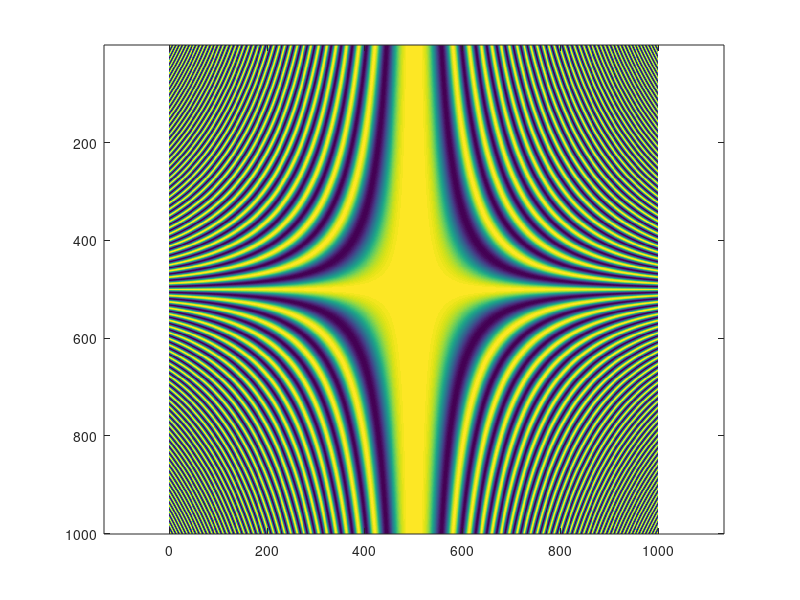

This chart was generated by the following MATLAB code: (Note: this script raises an error after producing the figure.)
function trigonometricPattern
% Function generate colorful pattern using 2d trigonometric function. There
% is no input and output argument for this function. This function also
% saves the generated image as png image in the current working directory.
% The image saved is indexed image.
%
% To visualize 1d trigonometric function a=sin(2pi*t) 2d space is required.
% First dimension(i.e. x axis) will represent time t and second dimension
% (i.e. y axis) will represent amplitude a of the function. If the
% trigonometric function has 2 variables z = sin(t+k) then 3d space is
% required to visualize it. Third dimension will represent the amplitude of
% the function. The 3rd dimension can be replaced by colors. A linear
% colormap can be used to represent the amplitude of 2d function. Using
% approach results in an image rather than 3d surface.
%
% The ouptut is saved as indexed image because RGB image is big.
%
% This matlab function has 2 parts one for user input and saving the image,
% second for generating the amplitude using trigonometric function. It also
% return a 2x3 array of color range that can be used to generate a linear
% color map
%
MAX_PATTERN = 117; %there are 117 different pattern for now
prompt = {'Enter choice:'};

dlg_title = ['1 to ' num2str(MAX_PATTERN)];
num_lines = 1;
def = {'1'};
answer = inputdlg(prompt,dlg_title,num_lines,def);

% some error hadling
if isempty(answer)
    error('enter a choice');
end

choice = str2num(answer{1});
if isempty (choice)
    error('enter a number');
elseif (choice < 1) || (choice > MAX_PATTERN)
    error(['enter a number between 1 to ' num2str(MAX_PATTERN)]);
end

% get the amplitude based on the choice
[zval,colorRange] = calculatePattern(choice);


% zval vary from negative to positive
% to show indexed image get min and max value in array

zval_min = min(zval(:));
zval_max = max(zval(:));

clims = [zval_min zval_max];
caxis(clims);
imagesc(zval,clims);
axis equal

outImage = 3; %this value decides the output image type
switch outImage
    case 1 % indexed image with 256 color
        %number of colors to represent the amplitude of function.
        nColor = 256;
        cmap = getColors(colorRange, nColor);
        colormap(cmap);
        zval2 = (zval - zval_min);
        zval2 = zval2./max(zval2(:));
        zval2 = uint8(nColor*zval2);
        imwrite(zval2, cmap, ['trig2pattern_' num2str(choice) '.png'], 'png');
        
    case 2 % indexed image with 32 color
        %number of colors to represent the amplitude of function.
        nColor = 32;
        cmap = getColors(colorRange, nColor);
        colormap(cmap);
        zval2 = (zval - zval_min);
        zval2 = zval2./max(zval2(:));
        zval2 = uint8(nColor * zval2);
        imwrite(zval2, cmap, ['trig3pattern_' num2str(choice) '.png'], 'png');
        
    case 3 %indexed image with dithering
        nColor = 256;
        cmap = getColors(colorRange, nColor);
        colormap(cmap);
        rgb = sc(zval, clims, cmap); %sc function apply dithering to RGB
        [X,map] = rgb2ind(rgb, nColor);
        imwrite(X, map, ['trigpattern_' num2str(choice) '.png'],'png');
end
axis equal
end

function cmap = getColors(colorRange, nColor)
% A wrapper function for makeColorMap. It will return color map based on
% the colorRange array and nColors.
if size(colorRange,1) == 2
    cmap = makeColorMap(colorRange(1,:), colorRange(2,:), nColor)
else
    cmap = makeColorMap(colorRange(1,:)...
        , colorRange(2,:)...
        , colorRange(3,:)...
        , nColor);
end
end %getColor ends

function [zval,colorRange] = calculatePattern(type)
%the ouput image resolution will be 1000x1000
WIDTH = 1000; %number of points in x axis
HEIGHT = 1000; %number of points in y axis
theta = 2*pi;
%Generate linearly spaced points from -theta to theta
x = linspace(-theta, theta, WIDTH);
y = linspace(-theta, theta, HEIGHT);

% Create a linear 2d grid
% X is 2d a array, column value are varying and row values are constant
% Y is 2d a array, row value are varying and column values are constant
[X, Y] = ndgrid(x, y);

% Allocate space for output
zval = zeros(WIDTH, HEIGHT);
colorRange = [1 1 1;0 0 0];
switch type
    case 1
        %calculate points using function
        zval = cos(X.*(Y.^2));
        colorRange = [1 1 1;0 0 0];
        
    case 2
        zval = abs((sin(2*(X.^2+Y.^2))));
        colorRange = [1 1 1; 0.57 0.8 0.96; 0 0 0];
        
    case 3
        zval =  cos(X.^3+Y.^3);
        colorRange =[1 1 1; 0.27 0.68 0.86; 0 0 0];
        
    case 4
        zval = sin((X.^4+Y.^4));
        colorRange = [0.27 0.168 0.2; 1 1 1; 0 0 0];
        
    case 5
        zval = sin(sin(cos(X+Y).*sin(Y-X).*Y)...
            -cos(sin(Y-X).*cos(X+Y).*X))...
            .*cos(sin(cos(X+Y).*sin(Y-X).*Y)...
            -cos(sin(Y-X).*cos(X+Y).*X));
        colorRange = [1 1 1; 0.27 0.168 0.2; 0.76 0.81 0.4];
        
    case 6
        zval = cos(X./Y+Y./X);
        colorRange = [1 1 1; 0.27 0.168 0.2; 0.76 0.81 0.4];
        
    case 7
        zval = cos((Y).*sin(X).*cos(Y)).^3+sin((X).*sin(Y).*sin(X)).^3;
        colorRange = [0.127 0.2368 0.32; 1 1 1; 0.176 0.181 0.174];
        
    case 8
        zval =  cos(cos(X.^2).*sin(Y)).^2-sin(sin(X).*cos(Y.^2)).^2;
        colorRange = [1 1 1; 0.17 0.368 0.32; 0.46 0.81 0.84];
        
    case 9
        zval =  cos(cos(X.^2)+sin(Y.^2)).*sin(sin(X).*cos(Y));
        colorRange =[1 1 1; 0.127 0.2368 0.32; 0.276 0.81 0.74];
        
    case 10
        zval = cos(cos(X.^2)+sin(Y.^2));
        colorRange = [0.127 0.2368 0.32; 1 1 1; 0.176 0.181 0.174];
        
    case 11
        zval = sin(sin(Y.^2-X.^2)-Y.^2+cos(X.^2-Y.^2)-X.^2);
        colorRange = [0.127 0.228 0.26; 1 1 1; 0.176 0.341 0.374];
        
    case 12
        zval = sin(sin(Y.^2+X.^2)-Y+cos(X.^2+Y.^2)+X);
        colorRange = [0 0 0; 0.4375 0.5625 0.5625;1 1 1];
        
    case 13
        zval = sin(sin(Y.^2+X.^2)-Y.^2+sin(X.^2+Y.^2)+X.^2);
        colorRange = [1 1 1; 0 0 0];
        
    case 14
        zval = sin(sin(X).*cos(Y).*Y+cos(Y).*sin(X).*X);
        colorRange = [1 1 1; 0.127 0.2368 0.32; 0.176 0.781 0.874];
        
    case 15
        zval = sin(tan(2.*X)./Y + tan(2.*Y)./X);
        colorRange = [0 0 0; 0.4375 0.5625 0.5625;1 1 1];
        
    case 16
        zval = sin(cos(X)./cos(Y)+cos(Y)./cos(X));
        colorRange = [1 1 1; 0.5625 0.4375 0.4375; 0 0 0];
        
    case 17
        zval = sin(sin(X).^3./sin(X).^1.*sin(Y).^3./cos(Y).^1);
        colorRange = [1 1 1; 0.5625 0.4375 0.4375; 0 0 0];
        
    case 18
        zval = sin(sin(2*X).*cos(2*Y).^2.*Y+cos(2*Y).^2.*sin(2*X).*X-X);
        colorRange = [1 1 1; 0.2368 0.32 0.127; 0.176 0.874 0.781];
        
    case 19
        zval = sin(sin(cos(X+Y).*sin(Y-X).*Y)...
            -cos(sin(Y-X).*cos(X+Y).*X))...
            .*cos(sin(cos(X+Y).*sin(Y-X).*Y)...
            -cos(sin(Y-X).*cos(X+Y).*X));
        colorRange = [1 1 1; 0.7 0.5 0.6; 1 0.9 0.7];
        
    case 20
        zval = sin(sin(cos(X+Y).*sin(Y-X).*Y.^2)...
            -cos(sin(Y-X).*cos(X+Y).*X.^2))...
            +cos(sin(cos(X+Y).*sin(X-Y).*Y.^2)...
            -cos(sin(X-Y).*cos(X+Y).*X.^2));
        colorRange = [1 1 1; 0.7 0.5 0.6; 0.9 0.5 0.2];
        
    case 21
        zval = sin(6.*(cos(X+Y)-sin(X-Y))...
            +(sin(Y-X)+cos(X+Y)))...
            -cos(4.*(cos(X+Y)+sin(X-Y))...
            -(sin(X-Y)+cos(X+Y)));
        colorRange = [1 1 1; 0.27 0.35 0.26; 0.39 0.8 0.87];
        
    case 22
        zval = sin((3.*cos(X+Y).*sin(X+Y).*X)...
            +(2.*sin(Y-X).*cos(X-Y).*Y))...
            +cos((2.*cos(X+Y).*sin(X+Y).*Y)...
            -(3.*sin(X-Y).*cos(Y-X).*X));
        colorRange = [1 1 1; 0.28 0.13 0.34; 1 0.9 0.7];
        
    case 23
        zval = cos(2-18.*cos(X-Y).*sin(X+Y).^9) ...
            -sin(2+18.*sin(X+Y).*cos(Y-X).^8);
        colorRange = [1 1 1; 0.18 0.23 0.24; 0.45 0.77 0.89];
        
    case 24
        zval = cos(sin(Y-X).*cos((sin(X-Y).^2) ...
            .*(sin(X+Y)).*X).^2).^2 ...
            +sin(cos(X-Y).*sin((cos(X-Y).^2) ...
            .*(cos(X+Y)).*Y).^2).^2;
        colorRange = [1 1 1; 0.28 0.3 0.34; 0.66 0.7 0.87];
        
    case 25
        zval = cos(sin(Y-X).^2.*cos((sin(X-Y).^2) ...
            .*(sin(X+Y)).*X)) ...
            -sin(cos(X-Y).^2.*sin((cos(X-Y).^2) ...
            .*(cos(X+Y)).*Y));
        colorRange = [0.7 0.825 0.26; 0.29 0.34 0.38; 1 1 1];
        
    case 26
        zval = cos(sin(Y-X).^3.*cos((sin(X-Y).^3) ...
            .*(sin(X+Y)).*Y)).^2 ...
            -sin(cos(X-Y).^3.*sin((cos(X-Y).^3) ...
            .*(cos(X+Y)).*X)).^2;
        colorRange = [0.33 0.45 0.24; 1 1 1; 0.19 0.25 0.36];
        
    case 27
        zval =  cos(4.*sin(6.*(sin(X-Y).^5).*(cos(Y-X))).^3) ...
            -sin(4.*cos(6.*(cos(X+Y).^3).*(sin(Y-X))).^5);
        colorRange = [1 1 1; 0.43 0.3 0.324; 0.86 0.6 0.88];
        
    case 28
        zval = cos(3.*(sin(X-Y).^3.*(cos(X+Y).^3).*Y)) ...
            -sin(3.*(cos(X+Y).^3.*(sin(Y-X).^3).*X));
        colorRange = [1 1 1; 0.3 0.4 0.4; 1 1 0.5];
        
    case 29
        zval = cos(3.*sin(X).*sin(Y).*sin(X+Y) .*cos(Y-X).*Y) ...
            -sin(3.*cos(Y).*cos(X).*cos(X-Y) .*sin(X+Y).*X);
        colorRange = [1 1 1; 0.385 0.2681 0.4704; 0.7027 0.7466 0.8449];
        
    case 30
        zval = cos(2.*sin(X+Y).^2.*cos(Y-X).^2.*X).^3 ...
            -sin(2.*cos(X-Y).^2.*sin(X+Y).^2.*Y).^3;
        colorRange = [1 1 1; 0.13 0.24 0.34; 0.3 0.93 0.85];
        
    case 31
        zval = cos(cos(X-Y).*(sin(X+Y).*sin(Y).^2)).^2 ...
            -sin(sin(Y-X).*(cos(X+Y).*cos(X).^2)).^2;
        colorRange = [0.7901 0.7889 0.387; 1 1 1; 0.4983 0.32140 0.435];
        
    case 32
        zval = cos(sin(X-Y).*(sin(X+Y).*cos(Y-X).*X).^2) ...
            -sin(cos(Y-X).*(cos(X+Y).*sin(X-Y).*Y).^2);
        colorRange = [1 1 1; 0.24 0.34 0.28; 0.87 0.758 0.424];
        
    case 33
        zval = cos(sin(X-Y)-(sin(X+Y).*cos(Y-X).*X).^2) ...
            -sin(cos(Y-X)+(cos(X+Y).*sin(X-Y).*Y).^2);
        colorRange = [1 1 1; 0.7027 0.5466 0.84449; 0.385 0.25681 0.3704];
        
    case 34
        zval = cos(sin(X-Y)-(sin(X+Y).^2.*cos(Y-X).^2.*Y)).^2 ...
            -sin(cos(Y-X)+(cos(X+Y).^2.*sin(X-Y).^2.*X)).^2;
        colorRange = [1 1 1; 0.21 0.34 0.37; 0.9 0.85 0.56];
        
    case 35
        zval = cos(sin(X-Y).^2-(sin(X+Y).^2.*cos(Y-X).^2.*Y)).^2 ...
            -sin(cos(Y-X).^2+(cos(X+Y).^2.*sin(X-Y).^2.*X)).^2;
        colorRange = [1 1 1; 0.385 0.25681 0.23704; 0.8385 0.81 0.3704];
        
    case 36
        zval = cos(sin(X-Y).^3-(sin(X+Y).^3.*cos(Y-X).^3.*Y)).^2 ...
            -sin(cos(Y-X).^3+(cos(X+Y).^3.*sin(X-Y).^3.*X)).^2;
        colorRange = [1 1 1; 0.385 0.23 0.3704; 0.78 0.381 0.84];
        
    case 37
        zval = cos(2.5.*sin(X-Y).^3.*(sin(X+Y).^2)).^2 ...
            -sin(cos(Y-X).^2.*(2.5.*cos(X+Y).^3)).^4;
        colorRange = [0.21 0.35 0.43; 1 1 1; 0.584 0.481 0.65];
        
    case 38
        zval = cos(sin(X-Y).^3.*(sin(X+Y).^3.*X)).^2 ...
            -sin(cos(Y-X).^3.*(cos(X+Y).^3.*Y)).^2;
        colorRange = [0.383 0.85 0.85; 0.355 0.350 0.129; 1 1 1];
        
    case 39
        zval = cos(sin(X-Y).^3.*(sin(X+Y).^3.*X)).^3 ...
            -sin(cos(Y-X).^3.*(cos(X+Y).^3.*Y)).^3;
        colorRange = [1 1 1; 0.14 0.321 0.34; 0.265 0.865 0.8];
        
    case 40
        zval = cos(sin(X-Y).^2.*(sin(X+Y).^3.*X)).^3 ...
            -sin(cos(Y-X).^3.*(cos(X+Y).^2.*Y)).^3;
        colorRange = [1 1 1; 0.285 0.2681 0.1704; 0.7027 0.65 0.12];
        
    case 41
        zval = cos(6.*sin(X-Y).^5.*(cos(X+Y).^5.*sin(X+Y).*X)) ...
            -sin(6.*cos(Y-X).^4.*(sin(X+Y).^4.*cos(X+Y).*Y));
        colorRange = [1 1 1; 0.23 0.34 0.124; 0.78 0.839 0.319];
        
    case 42
        zval = cos(sin(X-Y).^2-(cos(Y-X).^2.*sin(X+Y).^2.*X)).^3 ...
            -sin(cos(X+Y).^2+(sin(X+Y).^2.*cos(X-Y).^2.*Y)).^3;
        colorRange = [1 1 1; 0.12 0.281 0.2804; 0.385 0.81 0.764];
        
    case 43
        zval = cos(sin(X-Y).^3-(cos(Y-X).^3.*sin(X+Y).^3.*X)).^2 ...
            -sin(cos(X+Y).^3+(sin(X+Y).^3.*cos(X-Y).^3.*Y)).^2;
        colorRange = [1 1 1; 0.13 0.34 0.24; 0.37 0.83 0.79];
        
    case 44
        zval = cos(sin(X-Y).*(X+Y).*(cos(Y-X).*sin(X+Y))).^2 ...
            -sin(cos(X+Y).*(X-Y).*(sin(X+Y).*cos(X-Y))).^2;
        colorRange = [0.13 0.24 0.34; 1 1 1; 0.37 0.28 0.19];
        
    case 45
        zval = cos(X.^2.*sin(X-Y).^2.*cos(X+Y).*(cos(Y-X).*sin(X+Y))).^2 ...
            -sin(Y.^2.*cos(X+Y).^2.*sin(X-Y).*(sin(X+Y).*cos(X-Y))).^2;
        colorRange = [0.47 0.8 0.29; 1 1 1; 0.35 0.47 0.15];
        
    case 46
        zval = sin(X.*cos(X-Y)+Y.*sin(X+Y)).^2 ...
            -cos(X.*cos(X+Y)-Y.*sin(X-Y)).^2;
        colorRange = [1 1 1; 0.1 0.4 0.4; 0.6 0.8 0.8];
        
    case 47
        zval = sin(X.*(1+cos(X-Y)).*(1-sin(X+Y))).^3 ...
            -cos(Y.*(1+sin(X+Y)).*(1-cos(X-Y))).^3;
        colorRange = [1 1 1; 0.25 0.261 0.37; 0.38 0.766 0.849];
        
    case 48
        zval = sin(X.*(1-cos(X-Y).^2).*(1-sin(X+Y).^2)).^3 ...
            -cos(Y.*(1+sin(X+Y).^2).*(1+cos(X-Y).^2)).^3;
        colorRange = [1 1 1; 0.2847 0.2796 0.2972; 0.9933 0.9758 0.5909];
        
    case 49
        zval = sin(-6.*sin(X-Y).^2.*cos(X+Y).^3 ...
            +6.*cos(X+Y).^2.*sin(X-Y).^3 ...
            -6.*cos(Y-X).^6-6.*sin(X+Y).^6 );
        colorRange = [1 1 1; 0.23 0.14 0.24; 0.78 0.67 0.49];
        
    case 50
        zval = sin(5.*sin(2.*(1-cos(X-Y)).*(1-sin(X+Y))) ...
            -5.*sin(2.*(1+sin(X+Y)).*(1+cos(X-Y))));
        colorRange = [1 1 1; 0.350 0.3147 0.21; 0.8619 0.81 0.2];
        
    case 51
        zval = sin(4.*sin(1.*(1-cos(X-Y)).*(1-sin(X+Y))).^2 ...
            -3.*cos(2.*(1+sin(X+Y)).*(1+cos(X-Y))).^2).^2;
        colorRange = [1 1 1; 0.4 0.5 0.7; 1 0.9 0.5];
        
    case 52
        zval = sin(2.*sin(3.*(1-cos(2-X-Y)).*(1-sin(1+X+Y))).^2 ...
            -2.*cos(3.*(1+sin(1-X+Y)).*(1+cos(2+X-Y))).^2).^3;
        colorRange = [0.24 0.23 0.34; 1 1 1; 0.37 0.26 0.27];
        
    case 53
        zval = sin(2.*sin(3.*(1-cos(2-X-Y)).*(1-sin(1+X+Y))).^2 ...
            -3.*cos(2.*(1+sin(1-X+Y)).*(1+cos(2+X-Y))).^2);
        colorRange = [1 1 1; 0.34 0.3 0.28; 0.73 0.79 0.37];
        
    case 54
        zval = sin(2.*sin(3.*(1-cos(X-Y).^3).*(1-sin(X+Y).^2)) ...
            -3.*cos(2.*(1+sin(X+Y).^2).*(1+cos(X-Y).^3))).^2;
        colorRange = [1 1 1; 0.47 0.350 0.2221; 0.619 0.7551 0.82];
        
    case 55
        zval = sin(sin((2-cos(X-Y)).*(2+sin(X+Y))).*Y ...
            -cos((2+sin(X+Y)).*(2-cos(X-Y))).*X);
        colorRange = [1 1 1; 0.3810 0.2449 0.1800; 0.750 0.56 0.37779];
        
    case 56
        zval = sin(sin(2.5.*(3-cos(X-Y)).*(3+sin(X+Y))).*sin(Y-X) ...
            -cos(2.5.*(3+sin(X+Y)).*(3-cos(X-Y))).*cos(X+Y));
        colorRange = [1 1 1; 0.36 0.3 0.1; 0.9 0.7 0.15];
        
    case 57
        zval = sin(4.*sin((3-cos(X-Y)).*(3+sin(X+Y)))-(X-sin(Y).^2) ...
            -4.*cos((3+sin(X+Y)).*(3-cos(X-Y)))+(Y-cos(X).^2));
        colorRange = [1 1 1; 0.37 0.25 0.37; 0.63 0.47 0.81];
        
    case 58
        zval = sin(3.*sin(5.*(cos(X-Y)).*(sin(X+Y)))-(Y-sin(Y)) ...
            -3.*cos(5.*(sin(X+Y)).*(cos(X-Y)))+(X-cos(X)));
        colorRange = [1 1 1; 0.45 0.213 0.37; 0.87 0.69 0.65];
        
    case 59
        zval = sin(5.*sin(3.*(cos(X-Y).^3.*sin(X+Y).^2))+(3.*sin(Y-X).^3) ...
            -5.*cos(3.*(sin(X+Y).^2.*cos(X-Y).^3))-(3.*cos(X+Y).^3));
        colorRange = [1 1 1; 0.33 0.14 0.44; 0.87 0.79 0.19];
        
    case 60
        zval = sin(0.5.*X.*sin(1.5.*(1+cos(X-Y).*sin(X+Y)).^2) ...
            -0.5.*Y.*cos(1.5.*(1-sin(X+Y).*cos(X-Y)).^2));
        colorRange = [1 1 1; 0.3 0.4 0.4; 0.7 0.9 0.8];
        
    case 61
        zval = sin(5.*(sin(3.*cos(X-Y).^2)-cos(3.*sin(X-Y).^3)) ...
            +5.*(cos(3.*sin(X+Y).^3)+sin(3.*cos(X-Y).^2)));
        colorRange = [1 1 1; 0.3 0.4 0.24; 0.57 0.78 0.59];
        
    case 62
        zval = sin(3.*sin(2-X.*(sin(X).*cos(Y))) ...
            -3.*cos(2-Y.*(cos(Y).*sin(X)))) ;
        colorRange = [1 1 1; 0.3 0.4 0.4; 0.7 0.8 0.9];
        
    case 63
        zval = sin(2.*sin(4-X.*(sin(X).*cos(Y))) ...
            - 2.*sin(4-Y.*(cos(Y).*sin(X))));
        colorRange = [1 1 1; 0.33 0.24 0.24; 0.74 0.68 0.89];
        
    case 64
        zval = sin(cos(3.*(2.*sin(X).^2+2.*cos(Y).^2)).^2-...
            sin(3.*(2.*cos(Y).^3-2.*sin(X).^3)).^2) ;
        colorRange = [1 1 1; 0.33 0.34 0.24; 0.85 0.61 0.579];
        
    case 65
        zval =sin(5.*cos(X+Y).^2-5.*sin(X-Y).^3).*...
            cos(5.*sin(X+Y).^3+5.*cos(Y-X).^2);
        colorRange = [0.812 0.736 0.645; 0.28 0.15 0.25; 1 1 1];
        
    case 66
        zval = sin(12.5.*cos(X-Y).^2-11.9.*sin(X+Y).^3)+...
            cos(12.5.*sin(X+Y).^2+11.9.*cos(X-Y).^3);
        colorRange = [1 1 1; 0.2 0.3 0.14; 0.736 0.812 0.645];
        
    case 67
        zval = cos(4.5.*(sin(X-1.5.*Y).^2 .*(cos(Y+1.5.*X).^3).*Y)) ...
            -sin(1.5.*(cos(1.5.*X+Y).^3 .*(sin(1.5.*Y-X).^2).*X));
        colorRange = [0.33 0.33 0.14; 1 1 1; 0.35 0.128 0.45];
        
    case 68
        zval = sin(12.*cos(X-Y).^4-11.*sin(X+Y).^5)+...
            cos(12.*sin(X+Y).^4+11.*cos(X-Y).^5);
        colorRange = [0.86 0.8 0.5; 0.24 0.3 0.28; 1 1 1];
        
    case 69
        zval = sin(10.*(sin(X+Y).^2.*cos(X-Y).^4)-10.*sin(cos(X+Y).^4))+...
            cos(10.*(cos(X-Y).^2.*sin(X+Y).^4)+10.*cos(sin(X-Y).^4));
        colorRange = [1 1 1; 0.37 0.35 0.26; 0.72 0.77 0.34];
        
    case 70
        zval = sin(2.51.*cos(X-Y).^3-5.1.*cos(X+Y).^4+1.59.*sin(X+Y).^2)+...
            cos(2.51.*sin(X+Y).^3+5.1.*sin(X-Y).^4-1.59.*cos(X-Y).^2);
        colorRange = [1 1 1; 0.169 0.294 0.2575; 0.820 0.892 0.6118];
        
    case 71
        zval = sin(1.*cos(cos(X-Y).^3-cos(X+Y).^2)+10.*sin(X+Y))+...
            cos(1.*sin(sin(X+Y).^3+sin(X-Y).^2)-10.*cos(X-Y));
        colorRange = [1 1 1; 0.385 0.3681 0.2704; 0.8027 0.85466 0.64449];
        
    case 72
        zval = sin(10.*cos(cos(X-Y).^3-cos(X+Y).^2)+sin(X+Y).^4)+...
            cos(10.*sin(sin(X+Y).^3+sin(X-Y).^2)-cos(X-Y).^4);
        colorRange = [1 1 1; 0.3 0.25 0.35; 0.42 0.79 0.8];
        
    case 73
        zval = sin(10.*cos(cos(X-Y).^3)+10.*cos(sin(X+Y).^3))+...
            cos(10.*sin(sin(X+Y).^3)-10.*sin(cos(X-Y).^3));
        colorRange = [1 1 1; 0.33 0.45 0.31; 0.82 0.9 0.48];
        
    case 74
        zval = sin(20.*sin(sin(cos(X+Y).^5)+cos(sin(X-Y).^3))...
            .*cos(cos(sin(X-Y).^3)+sin(cos(X+Y).^5)) );
        colorRange = [1 1 1; 0.23 0.3 0.35; 0.73 0.58 0.83];
        
    case 75
        zval = sin(sin(10.*(cos(X-Y)).*(sin(X+Y))).*sin(Y-X) ...
            - cos(10.*(sin(X+Y)).*(cos(X-Y))).*cos(X+Y));
        colorRange = [0.74 0.63 0.84; 0.27 0.15 0.37; 1 1 1];
        
    case 76
        zval = sin(10.*cos(sin(X+Y).^3+cos(Y-X).^3).^5 ...
            - 10.*sin(cos(Y-X).^3-sin(X+Y).^3).^5);
        colorRange = [1 1 1; 0.5 0.5 0.13; 0.8 0.7 0.23];
        
    case 77
        zval = cos(pi*sin(X-pi*Y).^2 - pi*cos(Y+pi*X).^2)...
            + sin(pi*cos(Y-pi/2*X).^2 + pi*sin(X+pi/2*Y).^2);
        colorRange = [0.5155 0.3340 0.4329; 1 1 1; 0.538 0.428 0.35];
        
    case 78
        zval = cos(2*sin(X-Y)+ 2*cos(pi*Y-X)).^2 ...
            + sin(2*sin(X+Y)- 2*sin(pi*X+Y)).^2;
        colorRange = [1 1 1; 0.28 0.13 0.38; 0.89 0.9 0.87];
        
    case 79
        zval = sin(2*cos((X+Y) - 8*sin(X).*cos(Y)).^2 ...
            + 2*sin((X-Y)-8*sin(Y).*sin(X)).^3);
        colorRange = [1 1 1; 0.34 0.26 0.49; 0.78 0.69 0.87];
        
    case 80
        zval = cos(Y.*sin(X).*cos(Y)).^2 + sin(X.*sin(Y).*sin(X)).^2;
        colorRange = [1 1 1; 0.34 0.24 0.18; 0.89 0.69 0.27];
        
    case 81
        zval = cos(7*sin(X-Y).^4 - 7*sin(X+Y).^3)...
            +sin(7*cos(Y-X).^3 + 7*cos(X+Y).^4);
        colorRange = [1 1 1; 0.28 0.27 0.48; 0.7 0.89 0.267];
        
    case 82
        zval = cos(4*Y.*sin(X-Y).^2.*cos(X+Y).^2)...
            + sin(4*X.*sin(X+Y).^2.*cos(X-Y).^2);
        colorRange = [1 1 1; 0.38 0.34 0.35; 0.73 0.69 0.85];
        
    case 83
        zval = sin(cos(7*sin(X-Y).^2.*cos(X+Y).^2).^4 ...
            +sin(7*cos(Y-X).^2.*sin(X+Y).^2).^4);
        colorRange = [1 1 1; 0.32 0.24 0.235; 0.81 0.59 0.767];
        
    case 84
        zval = cos(3*cos(Y-8*sin(X-Y).^3.*cos(X+Y).^3)...
            +3*sin(X+8*cos(Y-X).^3.*sin(X+Y).^3));
        colorRange = [1 1 1; 0.42 0.36 0.247; 0.785 0.576 0.27];
        
    case 85
        zval = sin(7*cos(5*sin(X+Y).*cos(Y-X)).^2 ...
            .* sin(5*sin(Y-X).*cos(X+Y)).^2 - sin(Y-X)+cos(X+Y));
        colorRange = [1 1 1; 0.15 0.26 0.47; 0.8 0.7 0.79];
        
    case 86
        zval = cos(2*cos(3*sin(X+Y).^3.*4.*cos(Y-X).^3)...
            + 2*sin(3*cos(X+Y).^3*4.*sin(X-Y).^3));
        colorRange = [1 1 1; 0.26 0.15 0.37; 0.8 0.7 0.79];
        
    case 87
        zval = sin(sin(2*cos(X+Y).*sin(X+Y).*cos(Y-X).*X)...
            - cos(2*sin(X+Y).*cos(X+Y).*sin(X-Y).*Y));
        colorRange = [0.9 0.89 0.9; 0.28 0.3 0.24; 0.25 0.71 0.79];
        
    case 88
        zval = sin(sin(cos(X+Y)-sin(X+Y).*cos(Y-X).*X)...
            - cos(sin(X+Y)-cos(X+Y).*sin(X-Y).*Y));
        colorRange = [1 1 1; 0.6 0.3 0.8; 0.89 0.89 0.7];
        
    case 89
        zval = sin(sin(cos(X+Y)+sin(X-Y).*cos(X+Y).*X)...
            + cos(sin(X-Y)+cos(X+Y).*sin(X-Y).*Y));
        colorRange = [1 1 1; 0.56 0.35 0.25; 0.97 0.88 0.8];
        
    case 90
        zval = cos(sin(cos(X+Y).*sin(X-Y).*cos(X+Y).*X)...
            + cos(sin(X-Y).*cos(X+Y).*sin(X-Y)*Y));
        colorRange = [1 0.9 0.7; 0.6 0.3 0.2; 1 0.9 1];
        
    case 91
        zval = sin(sin(cos(Y-X).*cos(X+Y).*X)+sin(sin(X+Y).*sin(X-Y).*Y));
        colorRange = [1 1 1; 0.25 0.4 0.32; 0.59 0.8 0.68];
        
    case 92
        zval = sin(6*sin(2*cos(Y-X)+2*cos(X+Y)).^4 ...
            + 6*cos(3*sin(X+Y).*sin(X-Y)).^4+cos(Y).^2);
        colorRange = [1 1 1; 0.2 0.45 0.45; 0.85 0.9 0.55];
        
    case 93
        zval = cos(3*sin(cos(Y-X).*cos(X+Y).*sin(X+Y).*Y)...
            +3*cos(sin(X+Y).*sin(X-Y).*sin(Y-X).*X));
        colorRange = [1 1 1; 0.2 0.3 0.55; 0.7 0.85 0.85];
        
    case 94
        zval = cos(5*sin(5*cos(Y-X)+4*sin(X+Y)).^2 ...
            +5*cos(5*sin(X+Y)-4*cos(Y-X)).^2);
        colorRange = [1 1 1; 0.3 0.4 0.3; 0.6 0.85 0.87];
        
    case 95
        zval = cos(sin(cos(Y-X).*cos(X+Y).*X).*Y...
            +cos(sin(X+Y).*sin(X-Y).*Y).*X);
        colorRange = [1 1 1; 0.36 0.34 0.35; 0.67 0.74 0.85];
        
    case 96
        zval = sin(cos(cos(Y-X).*sin(X+Y).*cos(Y-X).*X)...
            -sin(sin(X-Y).*cos(X+Y).*sin(X-Y).*Y));
        colorRange = [1 1 1; 0.28 0.3 0.4; 0.41 0.76 0.87];
        
    case 97
        zval = sin(2*cos(2*cos(Y-X).*sin(X+Y).*cos(Y-X).*X).^2 ...
            -2*sin(2*sin(X-Y).*cos(X+Y).*sin(X-Y).*Y).^2);
        colorRange = [1 1 1; 0.23 0.13 0.34; 0.9 0.78 0.7];
        
    case 98
        zval = sin(cos(cos(Y-X)-sin(X+Y).*cos(Y-X).*X)...
            +sin(sin(X-Y)+sin(X+Y).*sin(X-Y).*Y));
        colorRange = [0.35 0.3 0.27; 1 1 1; 0.6 0.6 0.57];
        
    case 99
        zval = cos((X+Y).*sin(X-Y).*cos(X+Y))...
            +sin((X-Y).*cos(X+Y).*sin(X-Y));
        colorRange = [1 1 1; 0.345 0.35 0.27; 0.9 0.87 0.45];
        
    case 100
        zval = sin(5*(Y.*cos(X+Y).*sin(X-Y)).*sin(X-Y).*cos(X+Y))...
            + cos(5*(X.*sin(X+Y).*cos(Y-X)).*cos(X+Y).*sin(X-Y));
        colorRange = [1 1 1; 0.55 0.35 0.43; 0.9 0.7 1];
        
    case 101
        zval = sin(3*(3*cos(X)+3*sin(Y)).*sin(X-Y).*cos(X+Y))...
            +cos(3*(3*sin(Y)-3*cos(X)).*cos(X+Y).*sin(X-Y));
        colorRange = [1 1 1; 0.35 0.35 0.16; 0.89 0.87 0.27];
        
    case 102
        zval = sin((Y.*cos(X).*X.*sin(Y)).*sin(X-Y).^3.*cos(X+Y).^2)...
            +cos((X.*sin(Y).*Y.*cos(X)).*cos(X+Y).^3.*sin(X-Y).^2);
        colorRange = [1 1 1; 0.35 0.35 0.43; 0.9 0.87 0.89];
        
    case 103
        zval = cos(2*(Y.*cos(X).*sin(Y)).*sin(Y-X).^2.*cos(X+Y).^2)...
            - sin(2*(X.*sin(Y).*cos(X)).*cos(Y-X).^2.*sin(X+Y).^3);
        colorRange = [1 1 1; 0.24 0.34 0.3; 0.8 0.79 0.85];
        
    case 104
        zval = cos((Y.*cos(X+Y)-X.*sin(Y-X)).*sin(Y-X).^4.*cos(X+Y).^2)....
            +sin((X.*sin(X+Y)+Y.*cos(X-Y)).*cos(Y-X).^2.*sin(X+Y).^4);
        colorRange = [1 1 1; 0.34 0.24 0.23; 0.8 0.7 0.9];
        
    case 105
        zval = cos(6*sin(X+Y).^2-10*(cos(X+Y).*sin(Y-X)).^4 ...
            + 7*sin(Y-X).*cos(X+Y))...
            + sin(6*cos(X-Y).^2+10*(sin(X+Y).*cos(X-Y)).^4 ...
            -7*cos(Y-X).*sin(X+Y));
        colorRange = [1 1 1; 0.4 0.4 0.5; 0.9 0.8 1];
        
    case 106
        zval = cos(sin(X+Y).^2+(Y.*cos(X+Y).^2 ...
            -X.*sin(Y-X).^2).*sin(X-Y).^3.*cos(X+Y).^3) ...
            +sin(cos(X-Y).^2-(X.*sin(X+Y).^2 ...
            +Y.*cos(X-Y).^2).*cos(Y-X).^3.*sin(X+Y).^3);
        colorRange = [1 1 1; 0.4 0.4 0.5; 0.9 0.8 1];
        
    case 107
        zval = cos((Y.*cos(X-Y).^2.*X.*sin(Y-X).^2)...
            - (sin(X-Y).^3.*cos(X-Y).^3)) ...
            + sin((X.*sin(X+Y).^2.*Y.*cos(X+Y).^2)...
            + (cos(X+Y).^3.*sin(X+Y).^3));
        colorRange = [1 1 1; 0.2 0.3 0.35; 0.79 0.89 0.57];
        
    case 108
        zval =(cos(X.*sin(X-Y).^2.*cos(X+Y).^2+Y.*cos(Y).*sin(Y))...
            +sin(Y.*cos(X+Y).^2.*sin(Y-X).^2-X.*sin(X).*cos(X)));
        colorRange = [1 1 1; 0.25 0.35 0.2; 0.7 0.87 0.68];
        
    case 109
        zval = sin(sin(cos(X+Y).*sin(X-Y).*cos(Y-X).*X)...
            - cos(sin(X-Y).*cos(X+Y).*sin(X-Y).*Y));
        colorRange = [1 1 1; 0.25 0.15 0.42; 0.487 0.568 0.86];
        
    case 110
        zval = sin(sin(cos(X+Y).^2.*sin(X-Y).*cos(Y-X).*Y)...
            - cos(sin(X-Y).^2.*cos(X+Y).*sin(X+Y).*X));
        colorRange = [1 1 1; 0.25 0.14 0.36; 0.67 0.58 0.8];
        
    case 111
        zval = sin(sin(cos(X+Y).*sin(X-Y).*cos(Y-X).*Y.^2)...
            - cos(sin(X-Y).*cos(X+Y).*sin(X+Y).*X.^2));
        colorRange = [1 1 1; 0.28 0.23 0.34; 0.4 0.58 0.8];
        
    case 112
        zval = sin(sin(cos(X+Y).^3.*sin(Y-X).^4.*Y)...
            -cos(sin(X-Y).^4.*cos(X+Y).^3.*X));
        colorRange = [1 1 1; 0.28 0.23 0.34; 0.79 0.8 0.47];
        
    case 113
        zval = sin(sin(cos(X+Y).*cos(X.^2).*sin(Y-X).*Y)...
            -cos(sin(X-Y).*sin(Y.^2).*cos(X+Y).*X));
        colorRange = [1 1 1; 0.15 0.25 0.34; 0.7 0.8 0.379];
        
    case 114
        zval = sin(3*sin(3*cos(X).^3-4*sin(Y).^2)...
            -3*cos(3*sin(Y).^3+4*cos(X).^2));
        colorRange = [1 1 1; 0.38 0.23 0.4; 0.8 0.69 0.47];
        
    case 115
        zval = sin(X.*sin(cos(X+Y).^3.*sin(Y-X).^2)...
            -Y.*cos(sin(Y-X).^2.*cos(X+Y).^3));
        colorRange = [1 1 1; 0.25 0.3 0.3; 0.47 0.78 0.79];
        
    case 116
        zval = sin(X.*sin(cos(X+Y).*sin(Y-X).*Y)...
            -Y.*cos(sin(Y-X).*cos(X+Y).*X));
        colorRange = [1 1 1; 0.3 0.5 0.5; 0.7 0.8 0.9];
        
    case 117
        zval = sin(sin(cos(X+Y).*sin(Y-X).*Y)...
            -cos(sin(Y-X).*cos(X+Y).*X))...
            .*cos(sin(cos(X+Y).*sin(Y-X).*Y)...
            -cos(sin(Y-X).*cos(X+Y).*X));
        colorRange = [1 1 1; 0.8 0.3 0.4; 1 0.9 0.7];
        
end %switch type end

end %calculatePattern end
